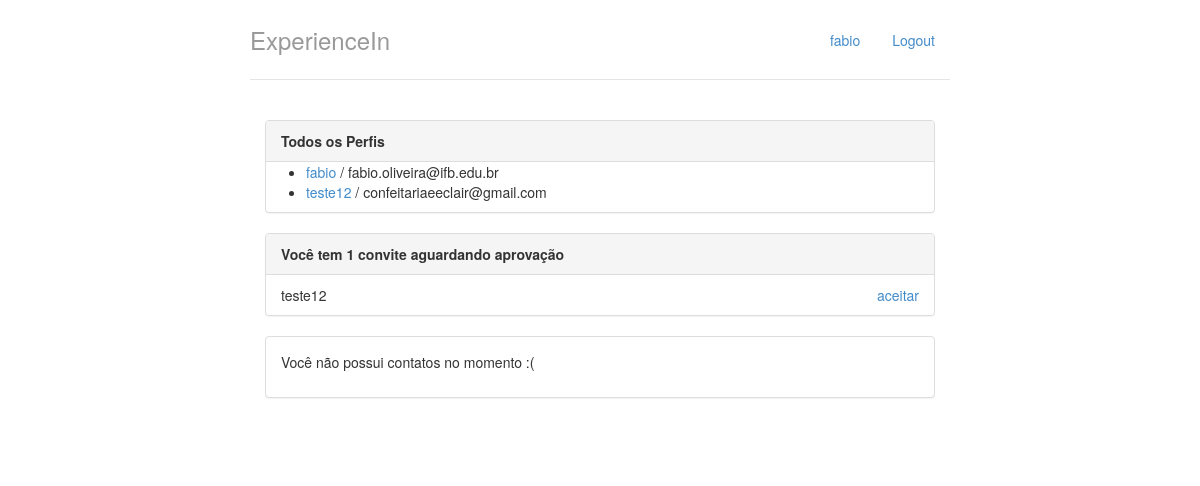
Before: / (signed in) with the older database file.
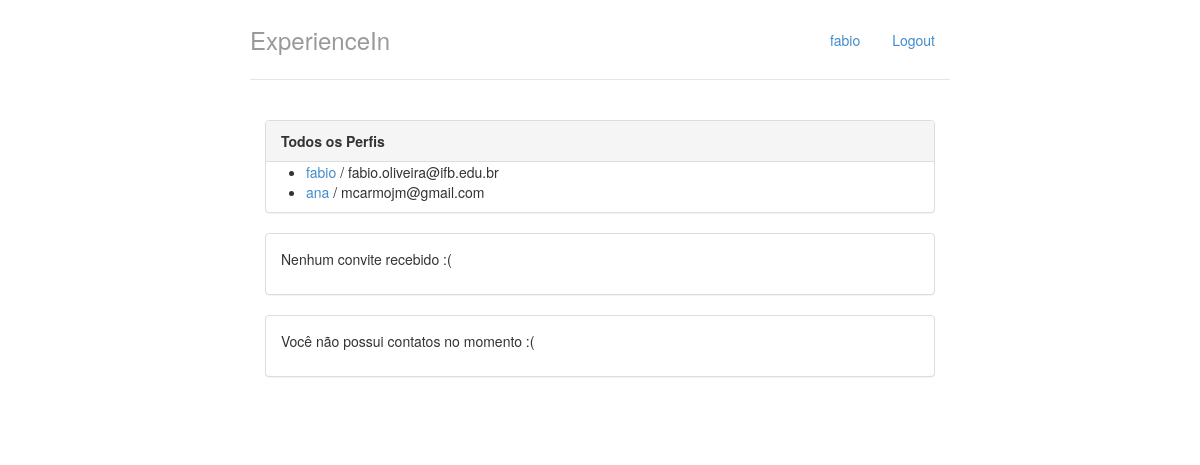
After: the same page with the newer database file.
### perfis/models.py (models this page shows, shortened)
class Perfil(models.Model):
	nome = models.CharField(max_length=255, null=False)
	telefone = models.CharField(max_length=15, null=False)
	nome_empresa = models.CharField(max_length=255, null=False)
	contatos = models.ManyToManyField('self')
	usuario = models.OneToOneField(User, on_delete=models.CASCADE, related_name='perfil')
	@property
	def email(self):
		return self.usuario.email

class Convite(models.Model):
	solicitante = models.ForeignKey(Perfil, on_delete=models.CASCADE, related_name='convites_feitos')
	convidado = models.ForeignKey(Perfil, on_delete=models.CASCADE, related_name='convites_recebidos')

### perfis/views.py (the view)
# urls.py: path('', views.index, name='index'),
@login_required
def index(request):
	return render(request, 'index.html', {'perfis': Perfil.objects.all(), 'perfil_logado': get_perfil_logado(request)})

### perfis/views.py (called while the page is built)
@login_required
def get_perfil_logado(request):
	return request.user.perfil

### perfis/templates/index.html
{% extends "base.html" %}
{% block body %}
<div class="col-lg-12">
	<div class="panel panel-default">
		<div class="panel-heading">
			<strong>Todos os Perfis</strong>
		</div>
		{% if perfis %}
		<ul>
			{% for perfil in perfis %}
			<li>
				<a href="{% url 'exibir' perfil.id %}">{{perfil.nome}}</a> / {{perfil.email}}
			</li>
			{% endfor %}
		</ul>
		{% else %}
		<p>Nenhum perfil encontrado</p>
		{% endif %}
	</div>
	<div class="panel panel-default">
		{% with total_de_convites=perfil_logado.convites_recebidos.count %}
			{% if total_de_convites %}
				<div class="panel-heading">
					<strong>Você tem {{ total_de_convites }} convite{{ total_de_convites|pluralize}} aguardando aprovação</strong>
				</div>
				<ul class="list-group">
					{% for convite in perfil_logado.convites_recebidos.all %}
						<li class="list-group-item">
							{{ convite.solicitante.nome }}
							<a href="{% url 'aceitar' convite.id %}" class="pull-right">aceitar</a>
						</li>
					{% endfor %}
				</ul>
			{% else %}
				<div class="panel-body">
					<p>Nenhum convite recebido :(</p>
				</div>
			{% endif %}
		{% endwith %}
	</div>
	<div class="panel panel-default">
		{% with total_de_contatos=perfil_logado.contatos.count %}
			{% if total_de_contatos %}
				<div class="panel-heading">
					<strong>Você tem {{ total_de_contatos }} contato{{ total_de_contatos|pluralize}}</strong>
				</div>
				<ul class="list-group">
					{% for contato in perfil_logado.contatos.all %}
						<li class="list-group-item">
							<a href="{% url 'exibir' contato.id %}">{{contato.nome}}</a>
						</li>
					{% endfor %}
				</ul>
			{% else %}
				<div class="panel-body">
					<p>Você não possui contatos no momento :(</p>
				</div>
			{% endif %}
		{% endwith %}
	</div>
</div>
{% endblock %}

### perfis/templates/base.html (shortened to what this page needs)
{% load staticfiles %}
<!DOCTYPE html>
<html lang="pt-br">
<head>
	<link rel="stylesheet" href="{% static "styles/bootstrap.css" %}">
	<link rel="stylesheet" href="{% static "styles/main.css" %}">
</head>
<body>
	<div class="container">
		<div class="header">
			<ul class="nav nav-pills pull-right">
				<li><a href="{% url 'index' %}">{{ perfil_logado.nome }}</a></li>
				<li><a href="{% url 'logout' %}">Logout</a></li>
			</ul>
			<h3 class="text-muted">ExperienceIn</h3>
		</div>
		<div class="row content">
			{% block body %}
			{% endblock %}
		</div>
	</div>
</body>
</html>

### perfis/static/styles/main.css (style rules this page uses)
body { padding-top: 20px; padding-bottom: 20px; }
.header, .content, .footer { padding-left: 15px; padding-right: 15px; }
.header { border-bottom: 1px solid #e5e5e5; }
.header h3 { margin-top: 0; margin-bottom: 0; line-height: 40px; padding-bottom: 19px; }
@media (min-width: 768px) { .container { max-width: 730px; } }
.content { margin: 40px 0; }
@media screen and (min-width: 768px) { .header, .content, .footer { padding-left: 0; padding-right: 0; } }
@media screen and (min-width: 768px) { .header { margin-bottom: 30px; } }

Changed rows visible on the page:
removed Perfil: nome "teste12", email "confeitariaeeclair@gmail.com"
removed Convite: solicitante.nome "teste12"
added Perfil: nome "ana", email "mcarmojm@gmail.com"
Other visible differences:
{{ total_de_convites }}: "1" → (not shown)
text no longer shown: "Você tem convite aguardando aprovação"
text now shown: "Nenhum convite recebido :("
